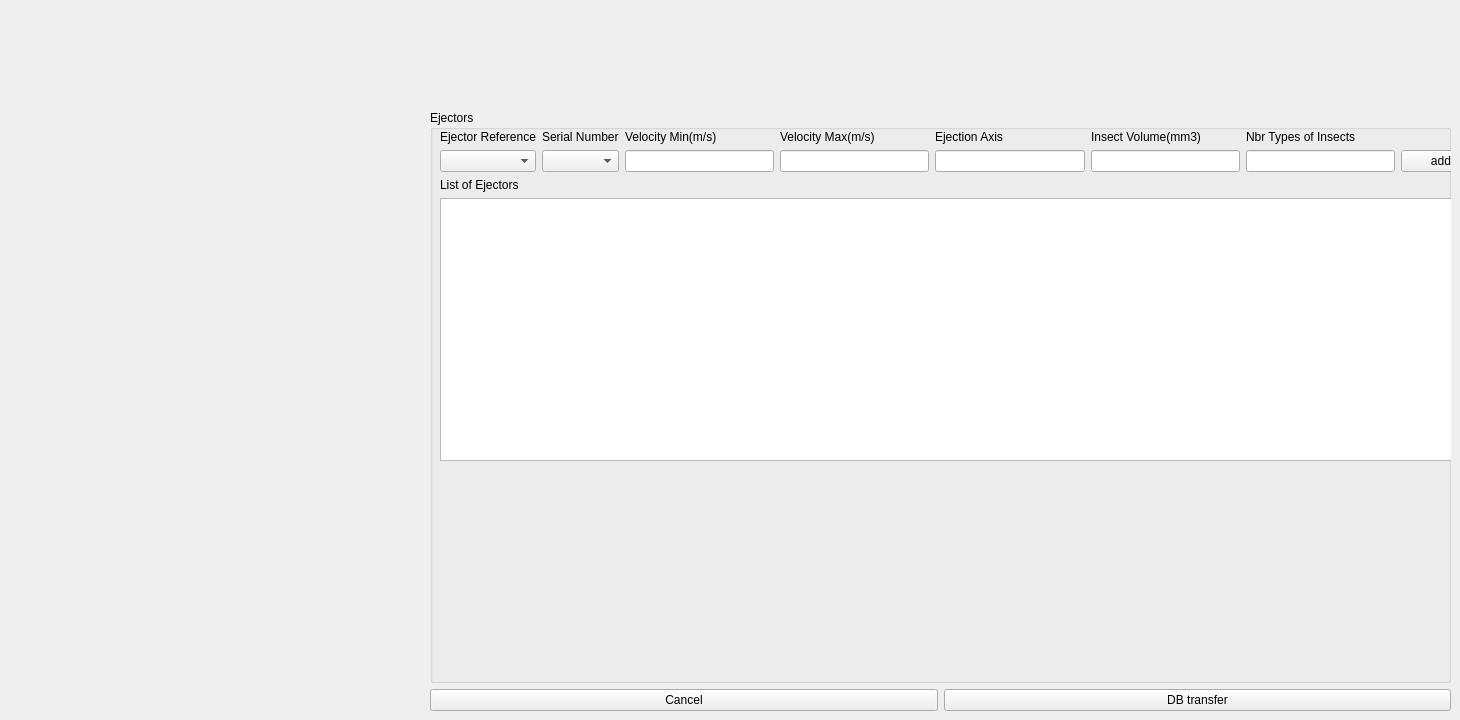
      <widget class="QWidget" name="tab_7">
       <attribute name="title">
        <string>Ejector</string>
       </attribute>
       <widget class="QWidget" name="gridLayoutWidget_13">
        <property name="geometry">
         <rect>
          <x>430</x>
          <y>110</y>
          <width>1021</width>
          <height>601</height>
         </rect>
        </property>
        <layout class="QGridLayout" name="gridLayout_14">
         <item row="1" column="0">
          <widget class="QPushButton" name="pushButton_15">
           <property name="text">
            <string>Cancel</string>
           </property>
          </widget>
         </item>
         <item row="1" column="1">
          <widget class="QPushButton" name="pushButton_16">
           <property name="text">
            <string>DB transfer</string>
           </property>
          </widget>
         </item>
         <item row="0" column="0" colspan="2">
          <widget class="QGroupBox" name="groupBox_10">
           <property name="title">
            <string>Ejectors</string>
           </property>
           <widget class="QWidget" name="gridLayoutWidget_14">
            <property name="geometry">
             <rect>
              <x>10</x>
              <y>20</y>
              <width>1041</width>
              <height>331</height>
             </rect>
            </property>
            <layout class="QGridLayout" name="gridLayout_15">
             <item row="0" column="2">
              <widget class="QLabel" name="label_41">
               <property name="text">
                <string>Velocity Min(m/s)</string>
               </property>
              </widget>
             </item>
             <item row="1" column="5">
              <widget class="QLineEdit" name="lineEdit_17"/>
             </item>
             <item row="0" column="4">
              <widget class="QLabel" name="label_43">
               <property name="text">
                <string>Ejection Axis</string>
               </property>
              </widget>
             </item>
             <item row="1" column="6">
              <widget class="QLineEdit" name="lineEdit_18"/>
             </item>
             <item row="0" column="3">
              <widget class="QLabel" name="label_42">
               <property name="text">
                <string>Velocity Max(m/s)</string>
               </property>
              </widget>
             </item>
             <item row="0" column="1">
              <widget class="QLabel" name="label_40">
               <property name="text">
                <string>Serial Number</string>
               </property>
              </widget>
             </item>
             <item row="2" column="0" colspan="8">
              <widget class="QLabel" name="label_46">
               <property name="text">
                <string>List of Ejectors</string>
               </property>
              </widget>
             </item>
             <item row="0" column="0">
              <widget class="QLabel" name="label_39">
               <property name="text">
                <string>Ejector Reference</string>
               </property>
              </widget>
             </item>
             <item row="1" column="2">
              <widget class="QLineEdit" name="lineEdit_14"/>
             </item>
             <item row="1" column="3">
              <widget class="QLineEdit" name="lineEdit_15"/>
             </item>
             <item row="1" column="1">
              <widget class="QComboBox" name="comboBox_24"/>
             </item>
             <item row="0" column="5">
              <widget class="QLabel" name="label_44">
               <property name="text">
                <string>Insect Volume(mm3)</string>
               </property>
              </widget>
             </item>
             <item row="1" column="4">
              <widget class="QLineEdit" name="lineEdit_16"/>
             </item>
             <item row="1" column="7">
              <widget class="QPushButton" name="pushButton_17">
               <property name="text">
                <string>add</string>
               </property>
              </widget>
             </item>
             <item row="0" column="6">
              <widget class="QLabel" name="label_45">
               <property name="text">
                <string>Nbr Types of Insects</string>
               </property>
              </widget>
             </item>
             <item row="1" column="0">
              <widget class="QComboBox" name="comboBox_23"/>
             </item>
             <item row="3" column="0" colspan="8">
              <widget class="QTableWidget" name="tableWidget_9"/>
             </item>
            </layout>
           </widget>
          </widget>
         </item>
        </layout>
       </widget>
      </widget>
